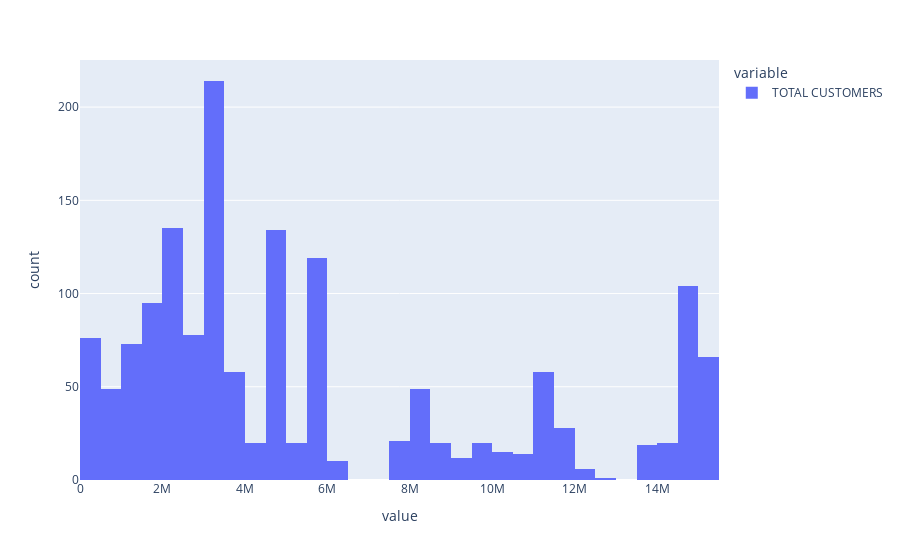

Notebook cell for this chart:
### Code cell
px.histogram(df['TOTAL CUSTOMERS'])

### Figure 1 — Plotly figure (JSON) as saved in the notebook; plotly's stock layout.template omitted (floating-point values rounded to 4 significant figures; data arrays with more than 128 entries replaced by an {"elided": "..."} marker saying what was removed)
{"data": [{"alignmentgroup": "True", "bingroup": "x", "hovertemplate": "variable=TOTAL CUSTOMERS<br>value=%{x}<br>count=%{y}<extra></extra>", "legendgroup": "TOTAL CUSTOMERS", "marker": {"color": "#636efa", "pattern": {"shape": ""}}, "name": "TOTAL CUSTOMERS", "offsetgroup": "TOTAL CUSTOMERS", "orientation": "v", "showlegend": true, "type": "histogram", "x": {"elided": "1534 int values"}, "xaxis": "x", "yaxis": "y"}], "layout": {"barmode": "relative", "legend": {"title": {"text": "variable"}, "tracegroupgap": 0}, "margin": {"t": 60}, "xaxis": {"anchor": "y", "domain": [0, 1], "title": {"text": "value"}}, "yaxis": {"anchor": "x", "domain": [0, 1], "title": {"text": "count"}}}}
